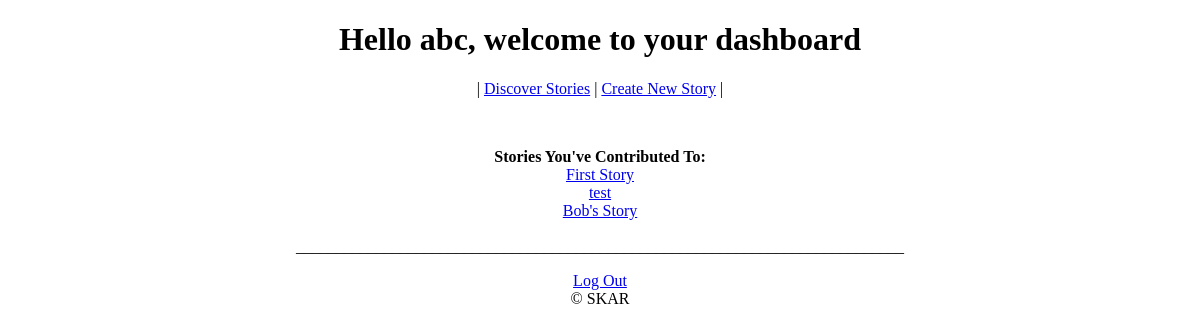
Page /profile (signed in) on the earlier database version.
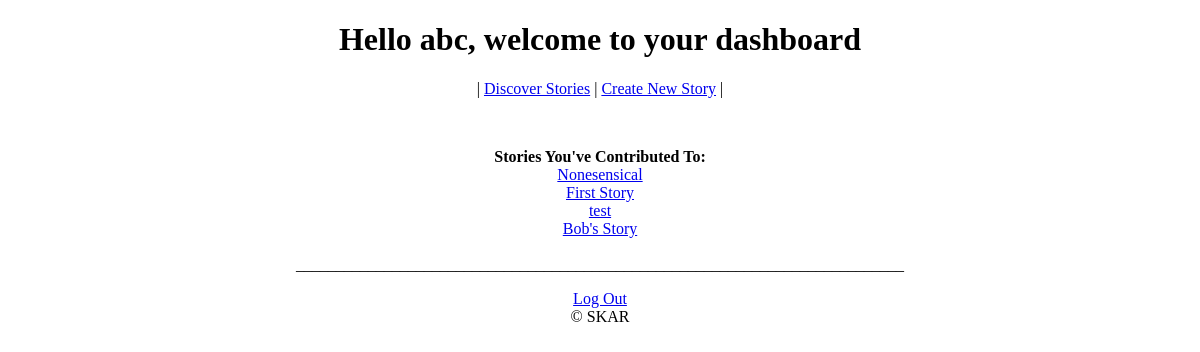
Same page on the later database version.
### tables this page shows
CREATE TABLE stories(name TEXT, username TEXT, contrib TEXT);

### app.py (the view)
@app.route('/profile')
def profile():
    if not('user' in session):
        return redirect('/')
    storiesList = story.getStories(session['user'])
    if len(storiesList) == 0:
        storiesList = ['You have not contributed to any stories!']
    return render_template('profile.html',user = session['user'], stories = storiesList)

### util/story.py (called while the page is built)
def getStories(username):
    db = sqlite3.connect("data/info.db")
    c = db.cursor()
    c.execute("SELECT name FROM stories WHERE username = ?", (username,))
    rows = c.fetchall()
    output = set()
    for i in rows:
        output.add(i[0])
    db.close()
    return(output)

### templates/profile.html (shortened to what this page needs)
{% extends 'basetemplate.html' %}
{% block body %}
<center>
    <h1>Hello {{ user }}, welcome to your dashboard</h1>
    <p>
        | <a href="/discover">Discover Stories</a>
        | <a href="/contribute">Create New Story</a>
        |
    </p>
</center>
<br>
<center>
    <p>
        <b>Stories You've Contributed To:</b><br>
        {% for each in stories %}
            <a href = '/view?story={{each}}'>{{each}}</a>
            <br>
        {% endfor %}
        <br>
        ____________________________________________________________________________
    </p>
</center>
{% endblock %}

Differences in the rows shown:
added stories: name "Nonesensical"
